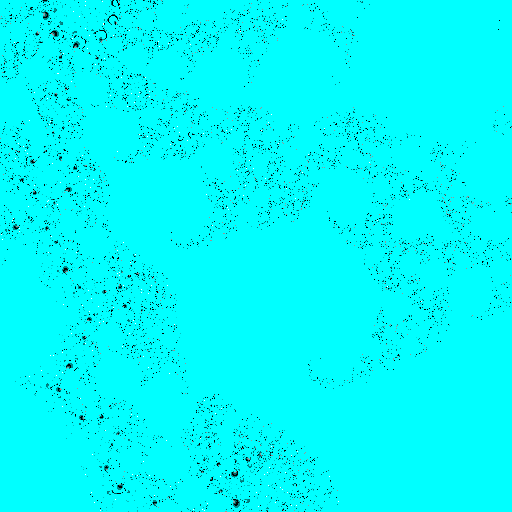

This chart was generated by the following Python code:
from PIL import Image
import math
import colorsys

xa, xb = 0.3025074005126953, 0.3064098358154297
ya, yb = 0.021409034729003906, 0.02531147003173828

imgx, imgy = 1024, 1024

maxIt = 256

image = Image.new("RGB", (imgx, imgy))

for y in range(imgy):
	cy = y * (yb-ya)/(imgy-1) + ya
	for x in range(imgx):
		cx = x*(xb-xa)/(imgx-1) + xa
		c = complex(cx, cy)
		z = 0
		for i in range(maxIt):
			if abs(z) >= 2.0:
				break
			z = z**2 + c

		h, l, s = math.sin(i), (i*3)%100, i%100

		(r, g, b) = colorsys.hls_to_rgb(h, l, s)
		
		colors = (int(r), int(g), int(b))


		image.putpixel((x,y),colors)

image.show()
image.save("mandelbrot_demo.png", "PNG")
